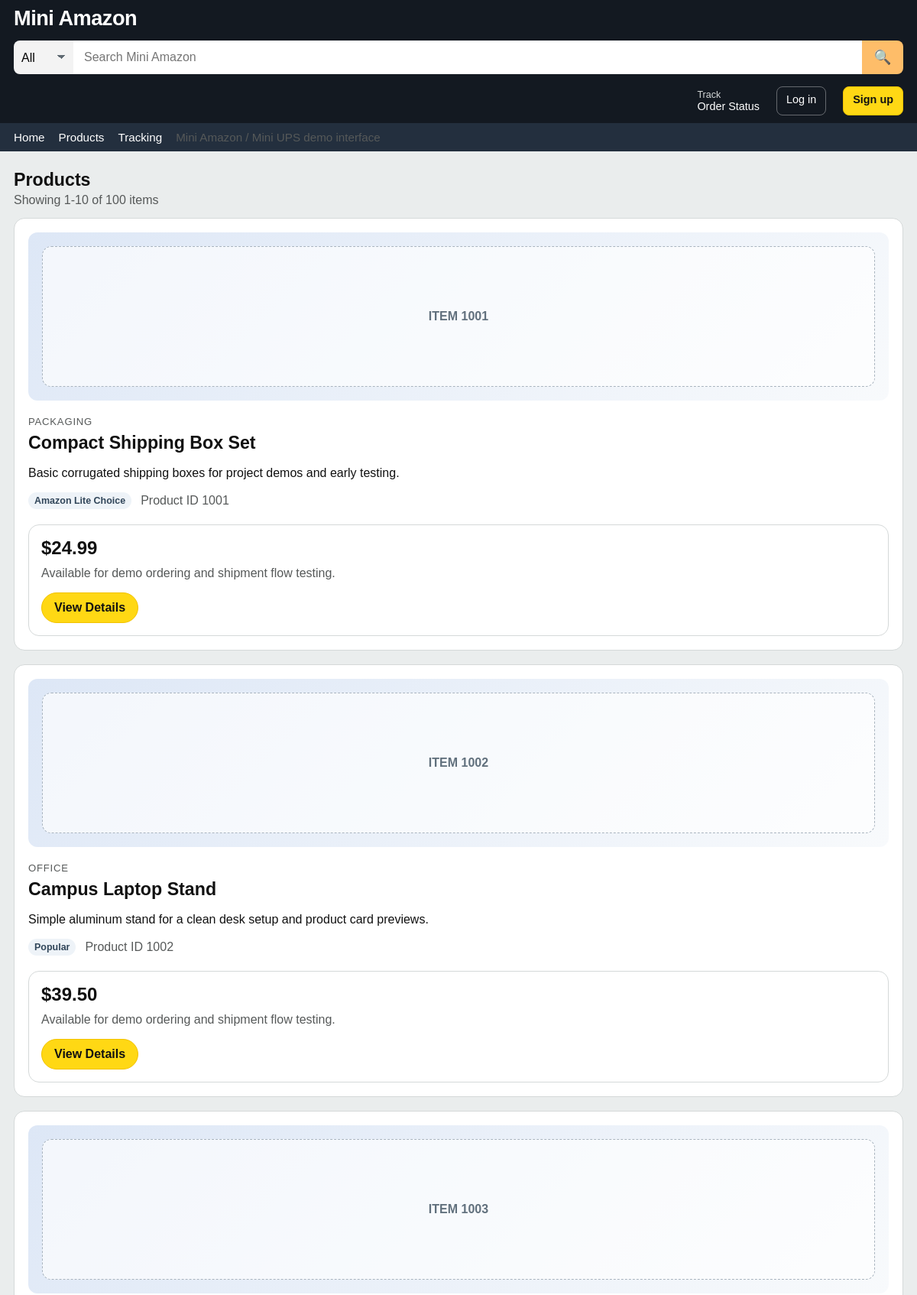
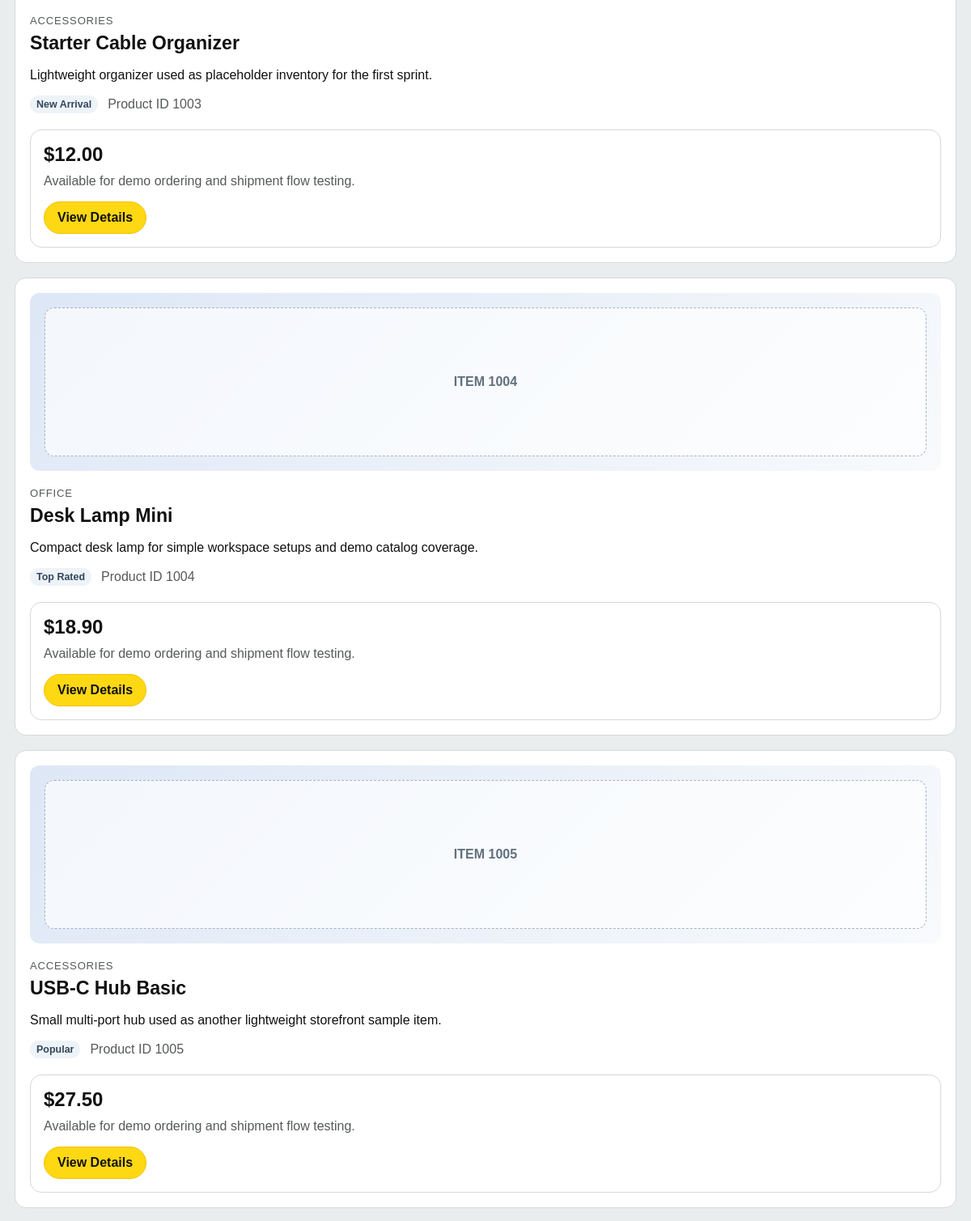
Screenshot of /products/ (upper part) with the database file from the repository (2 pictures, top to bottom).
### store/models.py (models this page shows, shortened)
class TimestampedModel(models.Model):
    created_at = models.DateTimeField(auto_now_add=True)
    updated_at = models.DateTimeField(auto_now=True)
    class Meta:
        abstract = True

class Product(TimestampedModel):
    product_id = models.BigIntegerField(unique=True, db_index=True)
    name = models.CharField(max_length=255, blank=True)
    description = models.CharField(max_length=255)
    price = models.DecimalField(max_digits=10, decimal_places=2, default=0)
    category = models.CharField(max_length=64, blank=True)
    badge = models.CharField(max_length=64, blank=True)
    image_url = models.URLField(blank=True)
    class Meta:
        ordering = ["product_id"]

### store/views.py (the view, shortened to what this page needs)
# urls.py: path("products/", views.product_list, name="product_list"),
def product_list(request):
    search_query = request.GET.get("q", "").strip()
    filtered_products = get_catalog_products()
    paginator = Paginator(filtered_products, 10)
    page_obj = paginator.get_page(request.GET.get("page"))
    context = {
        "products": page_obj.object_list,
        "page_obj": page_obj,
        "search_query": search_query,
        "total_products": paginator.count,
    }
    return render(request, "store/product_list.html", context)

### store/services/catalog.py (called while the page is built)
def get_catalog_products() -> list[dict]:
    db_products = {
        str(product.product_id): _build_product_view(product)
        for product in Product.objects.all().order_by("product_id")
    }
    merged_products = []
    seen_product_ids = set()
    for seed_product in CATALOG_SEED_PRODUCTS:
        product_id = seed_product["product_id"]
        merged_products.append(db_products.get(product_id, seed_product.copy()))
        seen_product_ids.add(product_id)
    for product_id in sorted(db_products.keys(), key=int):
        if product_id not in seen_product_ids:
            merged_products.append(db_products[product_id])
    return merged_products

def get_catalog_metadata(product_id) -> dict:
    return CATALOG_METADATA_BY_ID.get(str(product_id), {})

def _build_product_view(product: Product) -> dict:
    metadata = get_catalog_metadata(product.product_id)
    return {
        "product_id": str(product.product_id),
        "name": product.name or metadata.get("name", product.description),
        "description": product.description,
        "price": str(product.price or metadata.get("price", "0.00")),
        "badge": product.badge or metadata.get("badge", "Catalog Item"),
        "category": product.category or metadata.get("category", "General"),
        "image_url": product.image_url,
    }

### store/templates/store/product_list.html (shortened to what this page needs)
{% extends "store/base.html" %}
{% block content %}
<section>
    <div class="section-head">
        <div>
            <h2>Products</h2>
            {% if search_query %}
            <div class="muted" style="margin-top: 4px;">
                {{ total_products }} result{{ total_products|pluralize }} for "{{ search_query }}"
            </div>
            {% else %}
            <div class="muted" style="margin-top: 4px;">
                Showing {{ page_obj.start_index }}-{{ page_obj.end_index }} of {{ total_products }} items
            </div>
            {% endif %}
        </div>
    </div>
    <div class="result-list">
        {% for product in products %}
        <article class="result-card">
            <div class="card-media" style="height: 220px; border-radius: 12px;">
                {% if product.image_url %}
                <img class="media-image" src="{{ product.image_url }}" alt="{{ product.name }}">
                {% else %}
                <div class="media-box">ITEM {{ product.product_id }}</div>
                {% endif %}
            </div>
            <div>
                <div class="eyebrow">{{ product.category }}</div>
                <h3>{{ product.name }}</h3>
                <p>{{ product.description }}</p>
                <div class="meta-row" style="justify-content: flex-start; gap: 12px;">
                    <span class="badge">{{ product.badge }}</span>
                    <span class="muted">Product ID {{ product.product_id }}</span>
                </div>
            </div>
            <div class="panel" style="padding: 16px;">
                <div class="price">${{ product.price }}</div>
                <p class="muted" style="margin: 10px 0 0;">Available for demo ordering and shipment flow testing.</p>
                <div style="margin-top: 16px;">
                    <a class="btn btn-primary" href="{% url 'product_detail' product.product_id %}">View Details</a>
                </div>
            </div>
        </article>
        {% empty %}
        <article class="panel">
            <h3 style="margin-top: 0;">No products found</h3>
            <p class="muted" style="margin-bottom: 0;">Try a different search term.</p>
        </article>
        {% endfor %}
    </div>
    </section>
{% endblock %}

### store/templates/store/base.html (shortened to what this page needs)
<!DOCTYPE html>
<html lang="en">
<head>
</head>
<body>
    <header>
        <div class="topbar">
            <div class="topbar-inner">
                <a class="brand" href="{% url 'home' %}">
                    <span class="brand-main">Mini Amazon</span>
                </a>
                <form class="searchbar" action="{% url 'product_list' %}" method="get">
                    <select name="scope" aria-label="Search scope">
                        <option value="all">All</option>
                    </select>
                    <input type="search" name="q" placeholder="Search Mini Amazon"
                        value="{{ request.GET.q|default:'' }}">
                    <button type="submit" aria-label="Search">&#128269;</button>
                </form>
                <div class="top-links">
                    {% if request.user.is_authenticated %}
                        <a href="{% url 'tracking_lookup' %}">
                            <span class="top-link-label">Track</span>
                            Order Status
                        </a>
                        <a href="{% url 'account_settings' %}">
                            <span class="top-link-label">Hello</span>
                            Account
                        </a>
                        <form action="{% url 'logout' %}" method="post">
                            {% csrf_token %}
                            <button class="top-link-button accent" type="submit">Log out</button>
                        </form>
                    {% else %}
                        <a href="{% url 'tracking_lookup' %}">
                            <span class="top-link-label">Track</span>
                            Order Status
                        </a>
                        <a class="top-link-button" href="{% url 'login' %}">Log in</a>
                        <a class="top-link-button accent" href="{% url 'signup' %}">Sign up</a>
                    {% endif %}
                </div>
            </div>
        </div>
        <nav class="subnav">
            <div class="subnav-inner">
                <a href="{% url 'home' %}">Home</a>
                <a href="{% url 'product_list' %}">Products</a>
                <a href="{% url 'tracking_lookup' %}">Tracking</a>
                <span class="muted">Mini Amazon / Mini UPS demo interface</span>
            </div>
        </nav>
    </header>
    <main class="page-shell">
        {% block content %}{% endblock %}
    </main>
</body>
</html>

### store/templates/store/base.html (style rules this page uses)
:root { --nav-main: #131921; --nav-sub: #232f3e; --page-bg: #eaeded; --card-bg: #ffffff; --text-main: #111111; --text-muted: #565959; --link: #2162a1; --accent: #ffd814; --accent-strong: #f7ca00; --border: #d5d9d9; }
* { box-sizing: border-box; }
body { margin: 0; font-family: Arial, sans-serif; color: var(--text-main); background: var(--page-bg); }
a { color: inherit; text-decoration: none; }
.topbar { background: var(--nav-main); color: #ffffff; padding: 10px 18px; }
.topbar-inner, .subnav-inner, .page-shell { max-width: 1460px; margin: 0 auto; }
.topbar-inner { display: grid; grid-template-columns: 220px minmax(320px, 1fr) 320px; gap: 16px; align-items: center; }
.brand { display: flex; align-items: center; gap: 8px; font-weight: 700; }
.brand-main { font-size: 1.7rem; line-height: 1; letter-spacing: -0.5px; }
.searchbar { display: grid; grid-template-columns: 78px 1fr 54px; border-radius: 8px; overflow: hidden; }
.searchbar select, .searchbar input, .searchbar button { border: 0; margin: 0; font: inherit; height: 44px; }
.searchbar select { background: #f3f3f3; padding: 0 28px 0 10px; appearance: none; background-image: linear-gradient(45deg, transparent 50%, #5f6a72 50%), linear-gradient(135deg, #5f6a72 50%, transparent 50%); background-position: calc(100% - 16px) 19px, calc(100% - 11px) 19px; background-size: 5px 5px, 5px 5px; background-repeat: no-repeat; }
.searchbar input { padding: 0 14px; }
.searchbar button { background: #febd69; font-size: 1.15rem; cursor: pointer; }
.top-links { display: flex; justify-content: flex-end; gap: 22px; font-size: 0.9rem; align-items: center; }
.top-link-label { display: block; font-size: 0.78rem; color: #d5d9d9; }
.top-link-button { min-height: 38px; padding: 8px 12px; border-radius: 8px; border: 1px solid rgba(255, 255, 255, 0.35); background: transparent; color: #ffffff; font: inherit; cursor: pointer; }
.top-link-button.accent { border-color: #f2c200; background: var(--accent); color: #111111; font-weight: 700; }
.subnav { background: var(--nav-sub); color: #ffffff; }
.subnav-inner { display: flex; gap: 18px; padding: 10px 18px; font-size: 0.95rem; white-space: nowrap; overflow-x: auto; }
.page-shell { padding: 24px 18px 40px; }
.btn { display: inline-flex; align-items: center; justify-content: center; min-height: 40px; padding: 0 16px; border-radius: 999px; border: 1px solid #c7c7c7; background: #ffffff; cursor: pointer; font-weight: 600; }
.btn-primary { background: var(--accent); border-color: #f2c200; }
.section-head { display: flex; justify-content: space-between; align-items: baseline; margin-bottom: 14px; }
.section-head h2 { margin: 0; font-size: 1.45rem; }
.card-media { height: 190px; background: linear-gradient(135deg, #dde7f6 0%, #f8fafc 100%); display: flex; align-items: center; justify-content: center; padding: 18px; }
.media-box { width: 100%; height: 100%; border-radius: 12px; border: 1px dashed #a9b4bf; display: flex; align-items: center; justify-content: center; color: #61707d; font-weight: 700; background: rgba(255, 255, 255, 0.65); }
.eyebrow { color: var(--text-muted); font-size: 0.82rem; text-transform: uppercase; letter-spacing: 0.06em; margin-bottom: 6px; }
.price-row, .meta-row { display: flex; justify-content: space-between; align-items: center; gap: 8px; }
.price { font-size: 1.5rem; font-weight: 700; }
.badge { display: inline-flex; align-items: center; padding: 4px 8px; border-radius: 999px; background: #eef3f8; color: #31465a; font-size: 0.78rem; font-weight: 700; }
.panel { background: #ffffff; border: 1px solid var(--border); border-radius: 14px; padding: 18px; }
.result-list { display: grid; gap: 18px; }
.result-card { display: grid; grid-template-columns: 240px 1fr 220px; gap: 20px; background: #ffffff; border: 1px solid var(--border); border-radius: 14px; padding: 18px; }
.result-card h3 { margin: 0 0 10px; font-size: 1.45rem; line-height: 1.25; }
.muted { color: var(--text-muted); }
@media (max-width: 1200px) { .topbar-inner, .product-layout, .result-card, .detail-grid, .hero { grid-template-columns: 1fr; } }

### rows the page displays
Product: product_id "1001", category "PACKAGING", name "Compact Shipping Box Set", description "Basic corrugated shipping boxes for project demos and early testing.", badge "Amazon Lite Choice", price "24.99"
Product: product_id "1002", category "OFFICE", name "Campus Laptop Stand", description "Simple aluminum stand for a clean desk setup and product card previews.", badge "Popular", price "39.50"
Product: product_id "1003", category "ACCESSORIES", name "Starter Cable Organizer", description "Lightweight organizer used as placeholder inventory for the first sprint.", badge "New Arrival", price "12.00"
Product: product_id "1004", category "OFFICE", name "Desk Lamp Mini", description "Compact desk lamp for simple workspace setups and demo catalog coverage.", badge "Top Rated", price "18.90"
Product: product_id "1005", category "ACCESSORIES", name "USB-C Hub Basic", description "Small multi-port hub used as another lightweight storefront sample item.", badge "Popular", price "27.50"

### other values shown
{{ page_obj.start_index }} "1"
{{ page_obj.end_index }} "10"
{{ total_products }} "100"
